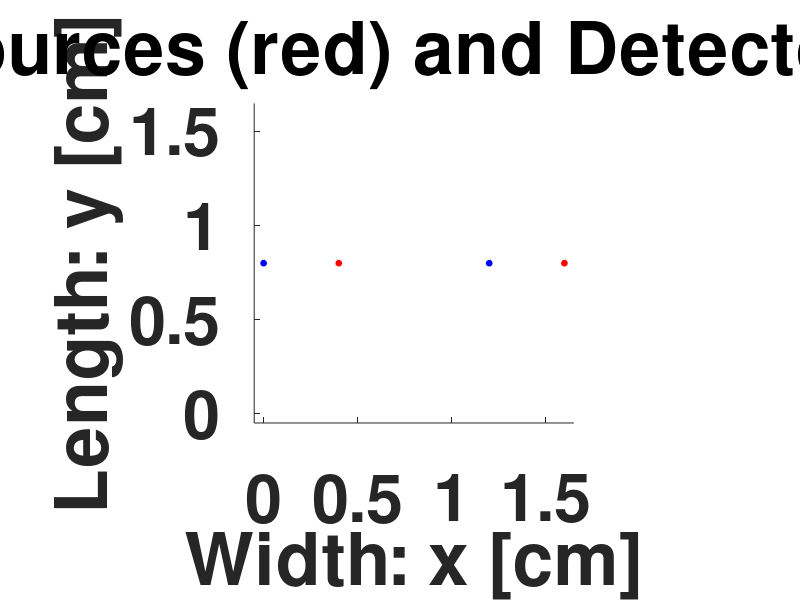

Write the MATLAB code that produced this figure.
%% Brian Bentz 9/2015
% Generate phys file

% Sources on bottom and Detectors on top

clc; clear all; close all;
FS = 48;

%% OUTPUT
fn = sprintf('phys');
fid = fopen(fn,'w+');

%% Scater (Background)
scale = 1;

% Medium (Brain) 
n = 1.33;
mus = 20/scale;           % cm^-1
mua = 0.2/scale;        % cm^-1
zo = 1/mus;
l_mfp = 1/mus;

D = 1/(3*(mus + mua))  % alph = 1: 0.0167 (cm)
                       % alph = 2: 0.0333 (cm)

%% Physical Parameters

Ni = 33; %(2^5 + 1)
Nj = 33;
Nl = 33;

% Ni = 65; % (2^6 + 1)
% Nj = 65;
% Nl = 65;

Bounded = 1;
xmin = -l_mfp*Bounded;
xmax = 32*l_mfp + l_mfp*Bounded;
ymin = -l_mfp*Bounded;
ymax = 32*l_mfp + l_mfp*Bounded;
zmin = -l_mfp*Bounded;
zmax = 32*l_mfp + l_mfp*Bounded;

delta_x = (xmax-xmin)/(Ni-1) % These should equal l_mpf
delta_y = (ymax-ymin)/(Nj-1)
delta_z = (zmax-zmin)/(Nl-1)

ls = 32*l_mfp;               % medium height along z in mm
ld = 32*l_mfp;               % medium width along x in mm


%% Define Src/Det Positions
% for speed set K and M to number of src and det
K = 4;
M = 4;

% 4 Source 4 Detectors
position_det = [8*l_mfp 16*l_mfp 0; ...
                  0 16*l_mfp 24*l_mfp; ...
                  24*l_mfp 16*l_mfp ls; ...
                  ld 16*l_mfp 8*l_mfp];
position_src = [24*l_mfp 16*l_mfp 0; ...
                  0 16*l_mfp 8*l_mfp; ...
                  8*l_mfp 16*l_mfp ls; ...
                  ld 16*l_mfp 24*l_mfp];

% Sources and Detectors on each side
figure
for index = 1:4   
    x = position_src(index,1);
    y = position_src(index,2);
    z = position_src(index,3);
    hold on;plot3(x,y,z,'o','linewidth',1,'MarkerEdgeColor','w','MarkerFaceColor','r');

    x = position_det(index,1);
    y = position_det(index,2);
    z = position_det(index,3);
    hold on;plot3(x,y,z,'o','linewidth',1,'MarkerEdgeColor','w','MarkerFaceColor','b');
end
st = sprintf('FODT Sources (red) and Detectors (Blue)');
title(st,'interpreter','none','fontweight','bold','fontsize',FS);
xlabel('Width: x [cm]','fontweight','bold','fontsize',FS);
ylabel('Length: y [cm]','fontweight','bold','fontsize',FS);
zlabel('Height: z [cm]','fontweight','bold','fontsize',FS);
set(gca,'fontweight','bold','fontsize',FS);
axis([xmin xmax ymin ymax zmin zmax])
daspect([1 1 1]);

Nq = K;
Nm = M;


%% Output File

K = Nq;  % number of sources
M = Nm;  % number of detectors

c = 2.998*10^10; % spead of light in cm/s
v = c/n;  % velocity: c/1.3333

% output to file
fprintf(fid,'# Physical Parameters\n');
fprintf(fid,'physical {\n');
fprintf(fid,' xmin  %g\n',xmin);
fprintf(fid,' xmax   %g\n',xmax);
fprintf(fid,' ymin  %g\n',ymin);
fprintf(fid,' ymax   %g\n',ymax);
fprintf(fid,' zmin  %g\n',zmin);
fprintf(fid,' zmax   %g\n',zmax);
fprintf(fid,'\n');
fprintf(fid,'  Ni  %g\n',Ni);
fprintf(fid,'  Nj  %g\n',Nj);
fprintf(fid,'  Nl  %g\n',Nl);
fprintf(fid,'\n');
fprintf(fid,'  K  %g\n',K);
fprintf(fid,'  M  %g\n',M);
fprintf(fid,'\n');
fprintf(fid,'  v   %g\n',v); % delete + sign
fprintf(fid,'}\n');
fprintf(fid,'\n');
fprintf(fid,'\n');

%% Sources
omega = 4.927988476219283e+08;
beta = 1.0;
calir = 1.0;
calii = 0.0;

% output to file
fprintf(fid,'#Sources\n');
fprintf(fid,'\n');

for q = 1:Nq
    fprintf(fid,'source {\n');
    fprintf(fid,'#%g\n',q-1);
    fprintf(fid,'  position %g %g %g\n',position_src(q,1),position_src(q,2),position_src(q,3));
    fprintf(fid,'  omega  %.15e\n',omega);
    fprintf(fid,'  beta  %.1f\n',beta);
    fprintf(fid,'  calir  %.1f\n',calir);
    fprintf(fid,'  calii  %.1f\n',calii);
    fprintf(fid,'}\n');
end

fprintf(fid,'\n');
fprintf(fid,'\n');
fprintf(fid,'\n');


%% Detectors
omega = 4.927988476219283e+08;
beta = 1.0;
calir = 1.0;
calii = 0.0;

% output to file
fprintf(fid,'#detectors\n');

for m = 1:Nm
    fprintf(fid,'detector {\n');
    fprintf(fid,'#%g\n',m-1);
    fprintf(fid,'  position %g %g %g\n',position_det(m,1),position_det(m,2),position_det(m,3));
    fprintf(fid,'  omega  %.15e\n',omega);
    fprintf(fid,'  calir  %.1f\n',calir);
    fprintf(fid,'  calii  %.1f\n',calii);
    fprintf(fid,'}\n');
end

fprintf(fid,'\n');
fprintf(fid,'\n');


%% Connections
conect = [0:1:Nm];

fprintf(fid,'#Connections\n');
fprintf(fid,'connections {\n');

for q = 1:Nq
    fprintf(fid,'%d [',q-1);
    for m = 1:Nm
        fprintf(fid,' %d',m-1);
    end
    fprintf(fid,' ]\n');    
end

fprintf(fid,'}\n');


